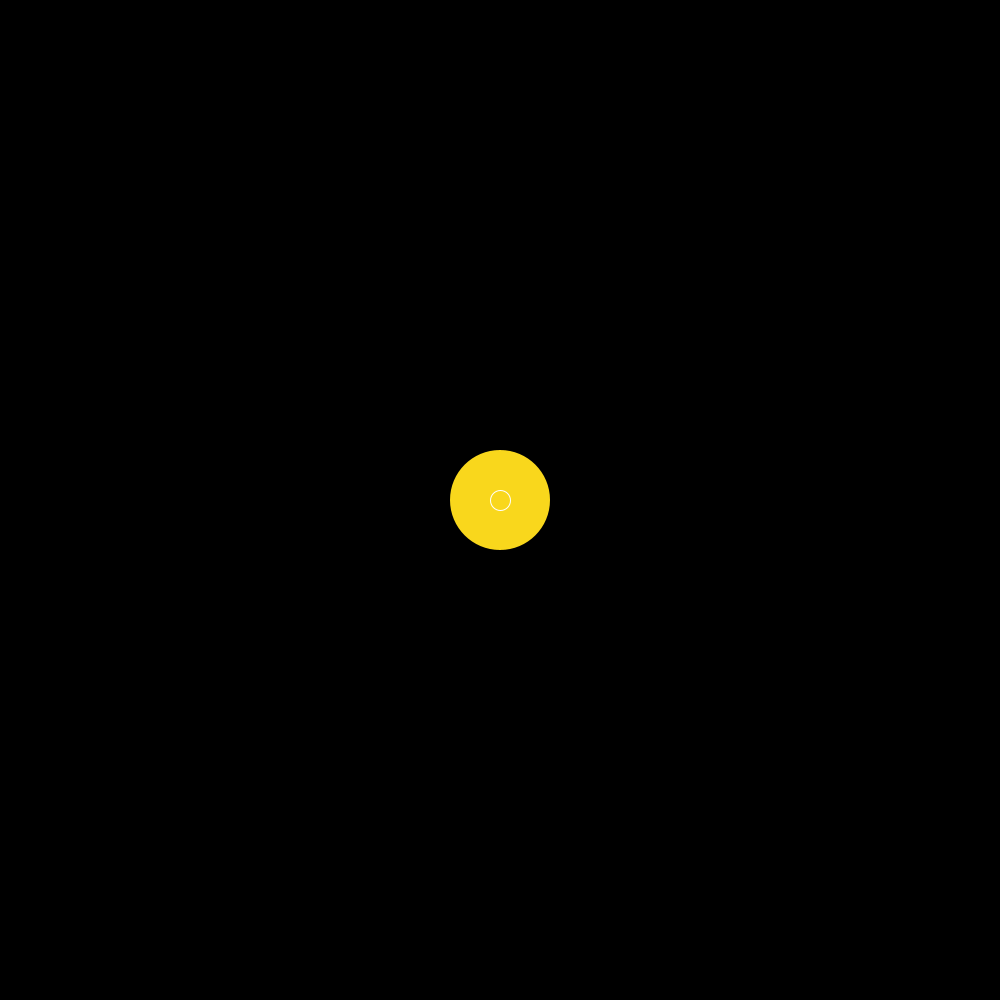
Frame 1 (no input)
Frame 60 (the mouse pressed at the canvas centre just before this capture): identical to frame 1, image omitted
Frame 120 (the mouse held since frame 60 and released just before this capture): identical to frame 1, image omitted

The Processing sketch that drew this single still picture (run headless with seeded random() and noise(); from frame 60 on, the mouse is pressed at the canvas centre):

// Processing sketch: ellipses_experiment2
// ── ellipses_experiment2.pde
float r, e, a, b, t;
void setup() {
  size(1000, 1000);
  ellipseMode(RADIUS);
  a = 700;
  e = 0.5;
  t = 0;
  b = sqrt(sq(a)*(1-sq(e)));
}


void draw() {
  background(0);

  pushMatrix();
  translate(width/2, height/2);
  //draw the sun
  fill(0xFFf9d71c);
  noStroke();
  ellipse(0,0,50,50);
  //ellipse(0, 0, a, b);
  PVector loc = getLoc();
  stroke(255);
  noFill();
  ellipse(loc.x, loc.y, 10, 10);
  popMatrix();

  t+= 0.01;
}

float getR(){
  return (a*(1-sq(e)))/(1+e*cos(t));
}

PVector getLoc() {
  return new PVector(r*cos(t), r*sin(t));
  
}
